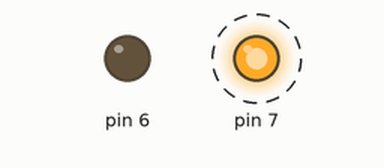
Bench run of a sketch on a simulated Arduino Uno, built with avr-gcc and run on an emulated ATmega328P. On the bench: output pins drawn as LEDs (lit = HIGH). Dashed ring = blinking.

Above: at 0.5 s.
Timing chart, 0 to 4.6 s (numbered marks = the images above):
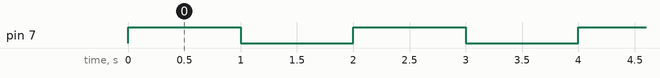

Measured:
- by itself, pin 7: alternates HIGH for 1.0 s and LOW for 1.0 s

The sketch:

sterowanie_silnika_mostekH.ino
```cpp
void setup() {


  pinMode(6, OUTPUT);
  pinMode(7, OUTPUT);

}

void loop() {

  startMotor();
  delay(1000);
  stopMotor();
  delay(1000);

}


void startMotor () {

      digitalWrite(6, LOW);
      digitalWrite(7, HIGH);
 }

void stopMotor() {

      digitalWrite(6, LOW);
      digitalWrite(7, LOW);
 }
```
